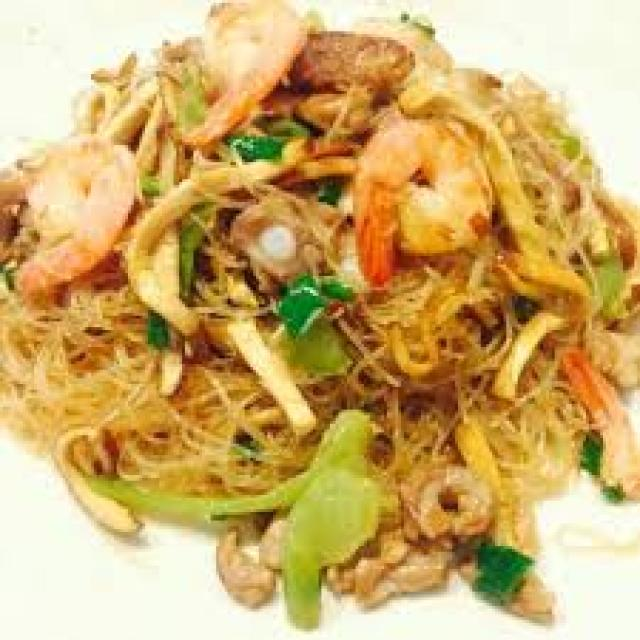
#> input picture data/train/images/biological_177_jpg.rf.9c731ae0e09841a31912ea0ceb5213e0.jpg, 640 x 640 px
$ python -i preprocessing.py   (imports and definitions only)
#> lines starting #> are read from the running program, lines starting #| are printed output that depends on the picture
"""
Image Preprocessing Utilities

This module provides utility functions for preprocessing images
before feeding them to the models.
"""

from pathlib import Path
from typing import Union, Tuple, Optional
import numpy as np

try:
    from PIL import Image
    import cv2
except ImportError:
    raise ImportError("Please install pillow and opencv-python: pip install pillow opencv-python")


# [194 lines left out: functions load_image, resize_image, normalize_image, crop_region, apply_mask, to_pil_image, not called in this run]


def from_pil_image(pil_image: Image.Image) -> np.ndarray:
    """Convert PIL Image to numpy array."""
    return np.array(pil_image)


def enhance_image(
    image: np.ndarray,
    enhance_contrast: bool = True,
    sharpen: bool = True,
    denoise: bool = False
) -> np.ndarray:
    """
    Enhance image quality for better detection accuracy.

    Args:
        image: Input image (RGB or BGR)
        enhance_contrast: Apply CLAHE contrast enhancement
        sharpen: Apply sharpening filter
        denoise: Apply denoising (slower but cleaner)

    Returns:
        Enhanced image
    """
#> called with enhance_contrast = True, sharpen = True, denoise = False
    result = image.copy()

    # Convert to LAB for contrast enhancement
    if enhance_contrast:
        # Convert to LAB color space
        lab = cv2.cvtColor(result, cv2.COLOR_RGB2LAB)
#> lab: shape (640, 640, 3); mean of channels 0, 1, 2 185.2, 133.8, 165.5
        l, a, b = cv2.split(lab)
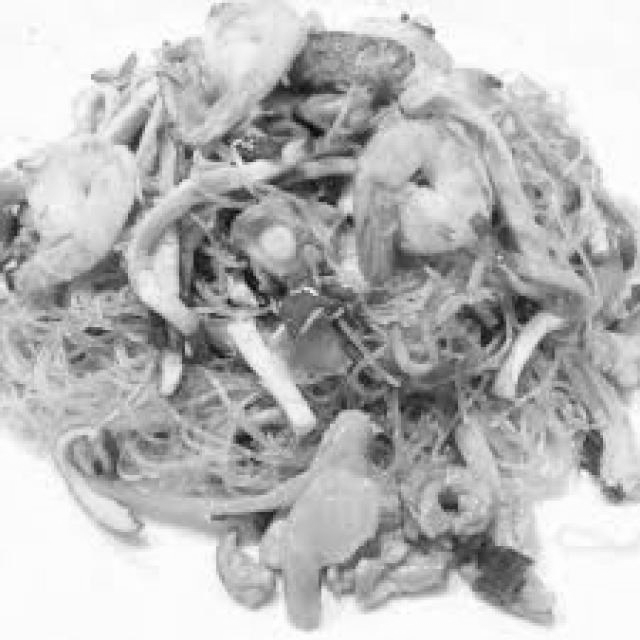
#> l: shape (640, 640); min 5, max 255, mean 185.2
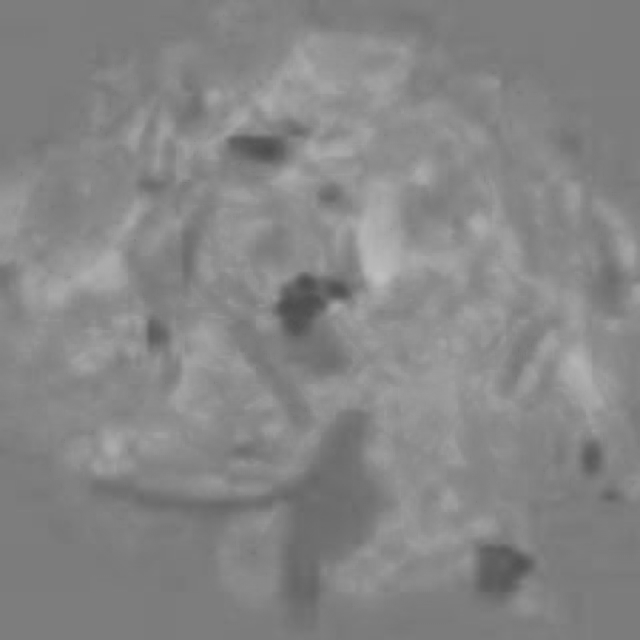
#> a: shape (640, 640); min 76, max 191, mean 133.8
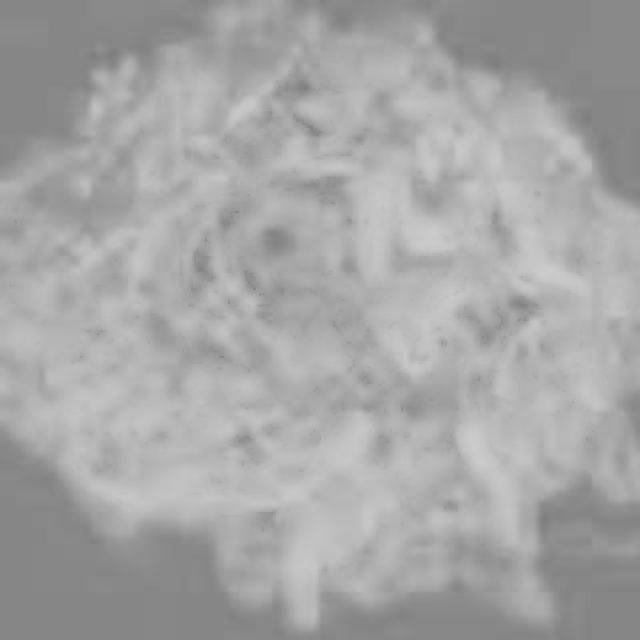
#> b: shape (640, 640); min 126, max 205, mean 165.5

        # Apply CLAHE to L channel
        clahe = cv2.createCLAHE(clipLimit=2.0, tileGridSize=(8, 8))
        l = clahe.apply(l)
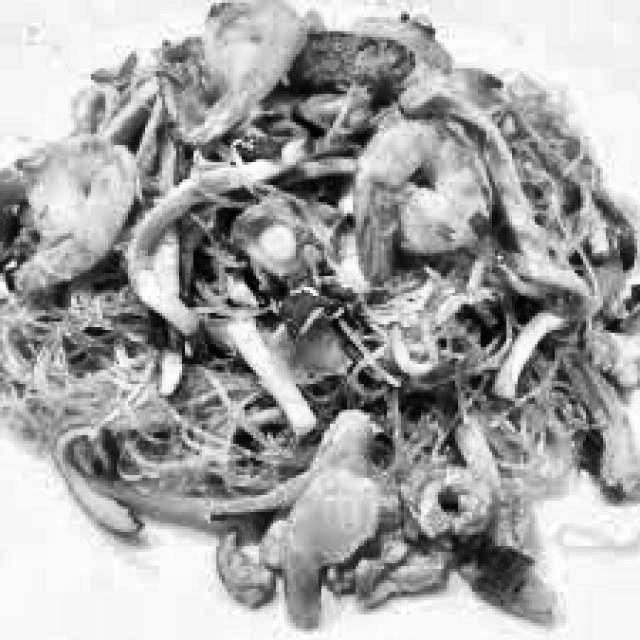
#> l: shape (640, 640); min 0, max 255, mean 166.7

        # Merge and convert back
        lab = cv2.merge([l, a, b])
#> lab: shape (640, 640, 3); mean of channels 0, 1, 2 166.7, 133.8, 165.5
        result = cv2.cvtColor(lab, cv2.COLOR_LAB2RGB)
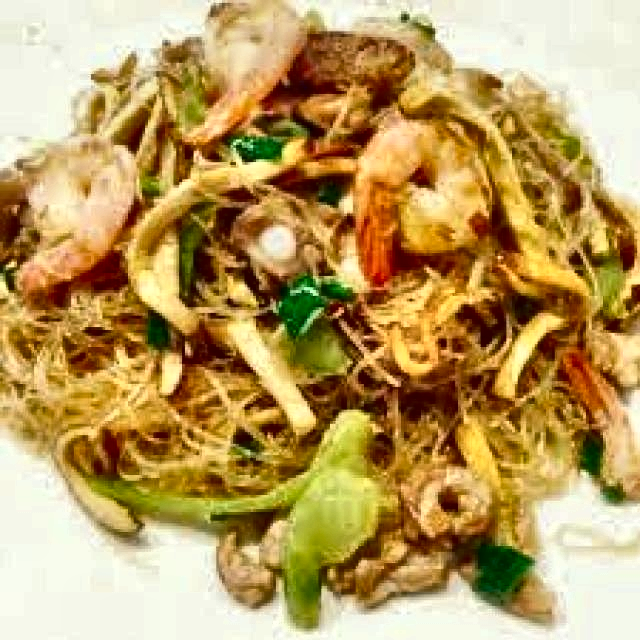
#> result: shape (640, 640, 3); mean R, G, B 186.4, 156, 95.9

    # Apply sharpening
    if sharpen:
        kernel = np.array([
            [0, -1, 0],
            [-1, 5, -1],
            [0, -1, 0]
        ], dtype=np.float32)
        result = cv2.filter2D(result, -1, kernel)
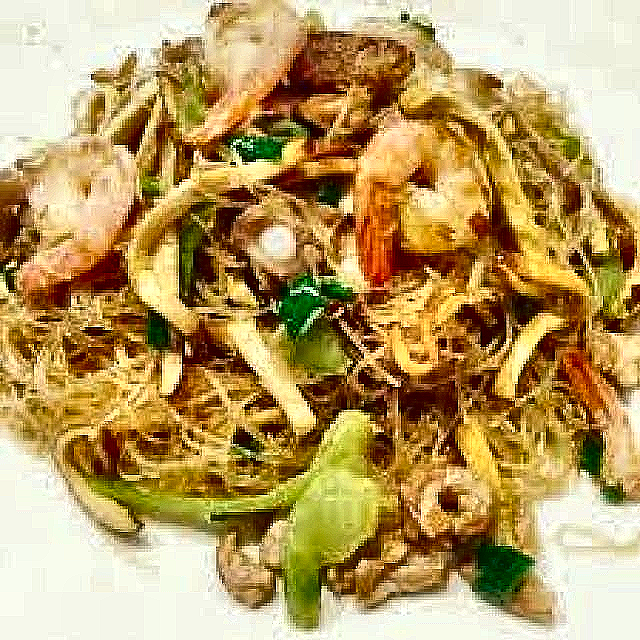
#> result: shape (640, 640, 3); mean R, G, B 184.8, 156.2, 98.5

    # Apply denoising (optional, slower)
    if denoise:
        result = cv2.fastNlMeansDenoisingColored(result, None, 10, 10, 7, 21)

    return result


# [28 lines left out: function auto_adjust_brightness, not called in this run]

>>> import cv2
>>> picture = cv2.cvtColor(cv2.imread('../../data/train/images/biological_177_jpg.rf.9c731ae0e09841a31912ea0ceb5213e0.jpg'), cv2.COLOR_BGR2RGB)
>>> result = enhance_image(picture)

$ run again, on data/train/images/biological_331_jpg.rf.0a885f680ff464acfb3cd2c3e6d6a789.jpg
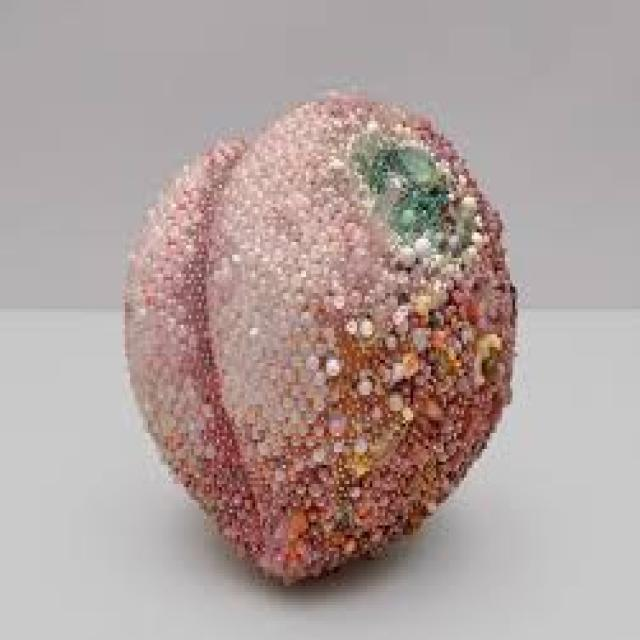
#> input picture data/train/images/biological_331_jpg.rf.0a885f680ff464acfb3cd2c3e6d6a789.jpg, 640 x 640 px
#> in enhance_image, `l, a, b = cv2.split(lab)`:
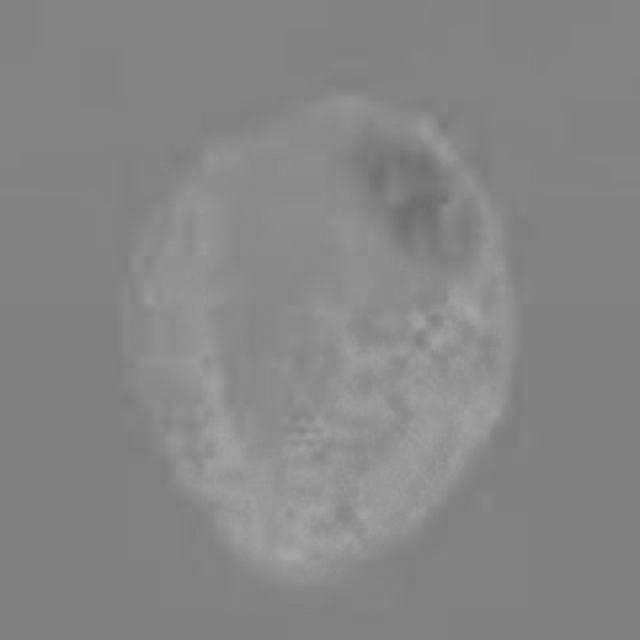
#> a: shape (640, 640); min 109, max 167, mean 133.9
#> in enhance_image, `result = cv2.filter2D(result, -1, kernel)`:
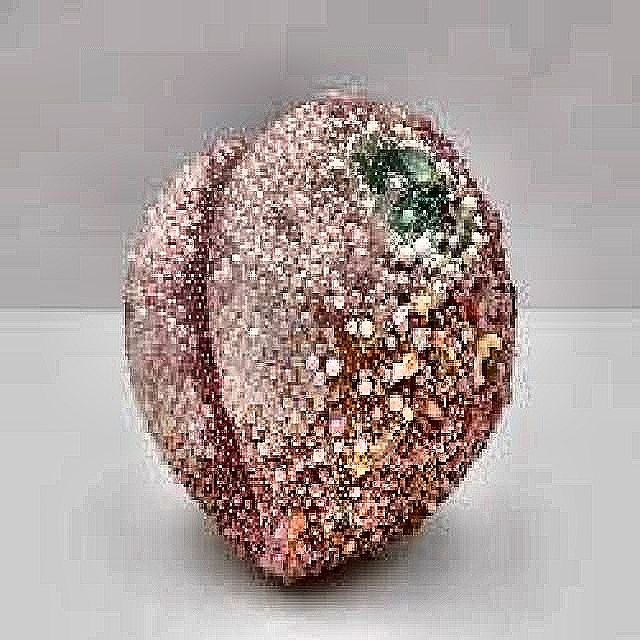
#> result: shape (640, 640, 3); mean R, G, B 172.4, 158.8, 156.2
